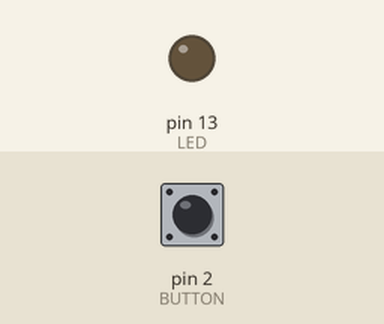
The sketch below on a simulated Arduino Uno, built with avr-gcc and run on an emulated ATmega328P. Parts: output pins drawn as LEDs (lit = HIGH). The inputs (shaded band) are chosen by the test bench; at power-on: pin 2 (BUTTON) LOW.

Above: at 1.2 s.
1.3 s: pin 2 (BUTTON) pulled HIGH for 0.15 s
At 2.1 s:
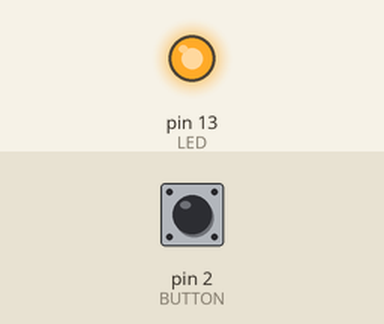
Timing chart, 0 to 5.8 s (numbered marks = the images above; inputs shaded):
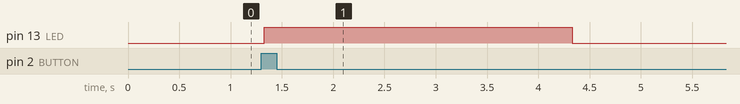

The sketch:

simple-ledcountdown-debounce.ino.ino
```cpp
#define LED 13
#define BUTTON 2

int val = 0;
int old_val = 0;
int state = 0;
int counter = 0;

void setup()
{
  pinMode(LED, OUTPUT);
  pinMode(BUTTON, INPUT);

}

void loop()
{
  val = digitalRead(BUTTON);

  if ((val == HIGH) && (old_val == LOW))
  {
    state = 1 - state;
    delay(30);

  }

  old_val = val;

  if (state == 1 && counter ==0)
  {
    digitalWrite(LED, HIGH);
    delay(3000);
    counter = 1;
    digitalWrite(LED, LOW);
  }
  if (state == 1 && counter == 1)
  {
    digitalWrite(LED, LOW);
  }
  else
  {
    digitalWrite(LED, LOW);
    counter = 0;
  }

}
```

Measured:
- after the input at 1.3 s, pin 13 (LED): LOW → HIGH at once, → LOW 3.0 s later
